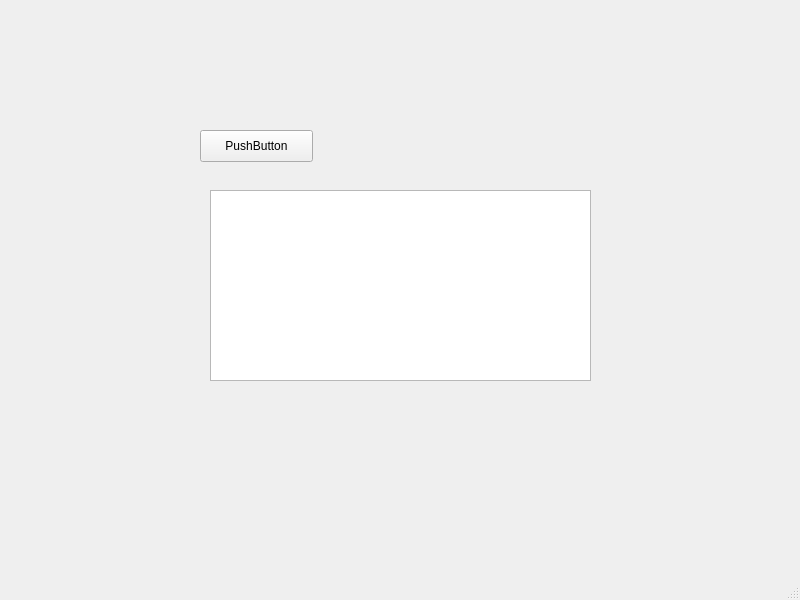
<?xml version="1.0" encoding="UTF-8"?>
<ui version="4.0">
 <class>MainWindow</class>
 <widget class="QMainWindow" name="MainWindow">
  <property name="geometry">
   <rect>
    <x>0</x>
    <y>0</y>
    <width>800</width>
    <height>600</height>
   </rect>
  </property>
  <property name="windowTitle">
   <string>MainWindow</string>
  </property>
  <widget class="QWidget" name="centralwidget">
   <widget class="QPushButton" name="pushButton">
    <property name="geometry">
     <rect>
      <x>200</x>
      <y>130</y>
      <width>113</width>
      <height>32</height>
     </rect>
    </property>
    <property name="text">
     <string>PushButton</string>
    </property>
   </widget>
   <widget class="QTextEdit" name="textEdit">
    <property name="geometry">
     <rect>
      <x>210</x>
      <y>190</y>
      <width>381</width>
      <height>191</height>
     </rect>
    </property>
   </widget>
  </widget>
  <widget class="QMenuBar" name="menubar">
   <property name="geometry">
    <rect>
     <x>0</x>
     <y>0</y>
     <width>800</width>
     <height>22</height>
    </rect>
   </property>
  </widget>
  <widget class="QStatusBar" name="statusbar"/>
 </widget>
 <resources/>
 <connections/>
</ui>
